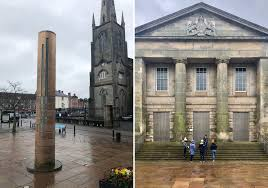
#> input picture Lab9/monaghan.jpg, 268 x 188 px
$ python Lab9.py
#> lines starting #> are read from the running program, lines starting #| are printed output that depends on the picture; after the words box and inside, x2 and y2 are one past the last pixel; in counts of white or black regions, pixels touching at a corner belong together
# Libraries
import cv2
import numpy as np
import matplotlib.pyplot as plt
import copy

# rows and columns for subplot
nrows = 4
ncols = 2

# Read Image and set to Grayscale
# img_gray = cv2.cvtColor(cv2.imread('ATU1.jpg'), cv2.COLOR_BGR2GRAY)
img_gray = cv2.cvtColor(cv2.imread('monaghan.jpg'), cv2.COLOR_BGR2GRAY)
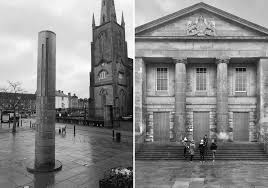
#> img_gray: shape (188, 268); min 0, max 255, mean 135.6

# Harris Corner Detection
dst = cv2.cornerHarris(img_gray, 2, 3, 0.04)
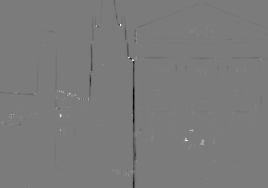
#> dst: shape (188, 268) float32; min -0.0201, max 0.0215, mean -6.23e-05; drawn with min black and max white

# Deep copy
imgHarris = copy.deepcopy(img_gray)

# Plot cv2 circles on imgHarris
threshold = 0.5; #number between 0 and 1
for i in range(len(dst)):
    for j in range(len(dst[i])):
        if dst[i][j] > (threshold*dst.max()):
            cv2.circle(imgHarris,(j,i),3,( 69, 3, 252 ),-1)
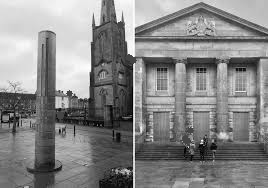
#> imgHarris: shape (188, 268); 0.51% of pixels changed, all inside (x1, y1, x2, y2) = (57, 21, 194, 144)

# Shi Tomasi Algorithm
corners = cv2.goodFeaturesToTrack(img_gray,100,0.01,10)
#> corners = 100 rows, first 8: [185, 139], [120, 24], [132, 59], [69, 93], [202, 143], [78, 98], [60, 116], [95, 25]

# Another Deep copy
imgShiTomasi = copy.deepcopy(img_gray)

# plotting ShiTomasi algorithm corners on image
for i in corners:
    x,y = i.ravel()
    cv2.circle(imgShiTomasi,(int(x),int(y)),3,( 69, 3, 252 ),-1)
#> this loop made 100 passes
#> (x, y) on passes 1 to 12: (185, 139), (120, 24), (132, 59), (69, 93), (202, 143), (78, 98), (60, 116), (95, 25), (59, 91), (12, 114), (192, 129), (129, 171)
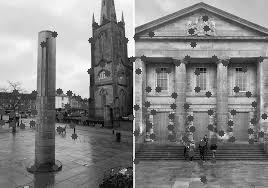
#> imgShiTomasi: shape (188, 268); 5.73% of pixels changed, all inside (x1, y1, x2, y2) = (0, 15, 268, 185)

# Using ORB to detect key features - Initiate ORB detector - find keypoints - compute the descriptors and draw the keypoits on image
# from https://docs.opencv.org/4.x/d1/d89/tutorial_py_orb.html
orb = cv2.ORB_create()
kp = orb.detect(img_gray,None)
#> kp = 404 keypoints; strongest (x, y, size): (131, 59, 31), (128, 56, 31), (132, 61, 37.2), (201, 143, 31)
kp, des = orb.compute(img_gray, kp)
img2 = cv2.drawKeypoints(img_gray, kp, None, color=(0,255,0), flags=0)
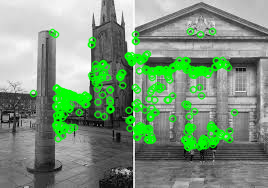
#> img2: shape (188, 268, 3); mean of channels 0, 1, 2 124, 148.3, 124; drawn as B, G, R


# imgHarris
plt.subplot(nrows, ncols,1),plt.imshow(imgHarris, cmap = 'gray')
plt.title('imgHarris'), plt.xticks([]), plt.yticks([])

# ORB Image
plt.subplot(nrows, ncols,2),plt.imshow(img2, cmap = 'gray')
plt.title('ORB computed keypoints'), plt.xticks([]), plt.yticks([])

# imgShiTomasi
plt.subplot(nrows, ncols,3),plt.imshow(imgShiTomasi, cmap = 'gray')
plt.title('imgShiTomasi'), plt.xticks([]), plt.yticks([])

plt.show()


# Feature Matching
img1 = cv2.imread('monaghan.jpg',cv2.IMREAD_GRAYSCALE)# queryImage
#> img1: shape (188, 268); min 0, max 255, mean 135.6
img2 = cv2.imread('Monaghan Courthouse.jpg',cv2.IMREAD_GRAYSCALE) # trainImage
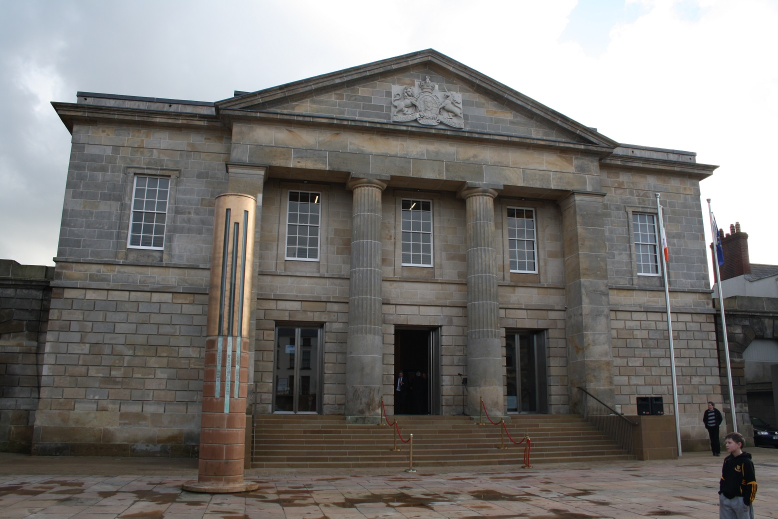
#> input picture Lab9/Monaghan Courthouse.jpg, 1556 x 1037 px (shown at 1/2 size)
#> img2: shape (1037, 1556); min 0, max 255, mean 120.8
# Initiate ORB detector
orb = cv2.ORB_create()
# find the keypoints and descriptors with ORB
kp1, des1 = orb.detectAndCompute(img1,None)
#> kp1 has the same summary as kp
kp2, des2 = orb.detectAndCompute(img2,None)
#> kp2 = 500 keypoints; strongest (x, y, size): (635, 393, 31), (101, 205, 31), (829, 407, 31), (1449, 473, 31)

# create BFMatcher object
bf = cv2.BFMatcher(cv2.NORM_HAMMING, crossCheck=True)
# Match descriptors.
matches = bf.match(des1,des2)
#> matches = 106 matches
# Sort them in the order of their distance.
matches = sorted(matches, key = lambda x:x.distance)
# Draw first 10 matches.
img3 = cv2.drawMatches(img1,kp1,img2,kp2,matches[:10],None,flags=cv2.DrawMatchesFlags_NOT_DRAW_SINGLE_POINTS)
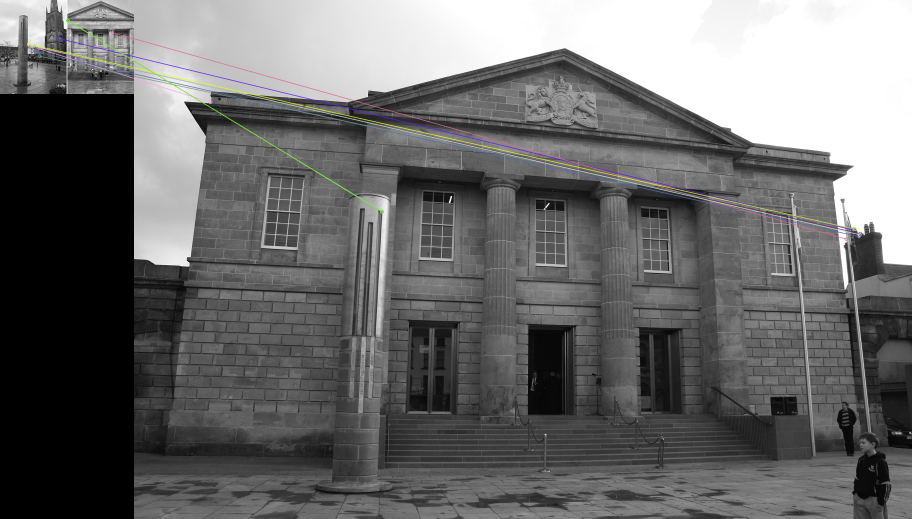
#> img3: shape (1037, 1824, 3) (shown at 1/2 size); mean of channels 0, 1, 2 106.8, 106.9, 106.9; drawn as B, G, R
cv2.imshow('comparison',img3)

# rows and columns for subplot
nrows = 4
ncols = 2

# mig = cv2.cvtColor(cv2.imread('ATU1.jpg'), cv2.COLOR_BGR2RGB)
mig = cv2.imread('ATU2.jpg')

# split the channels
#> (the run stopped early here; a loop or call above may not have finished)
